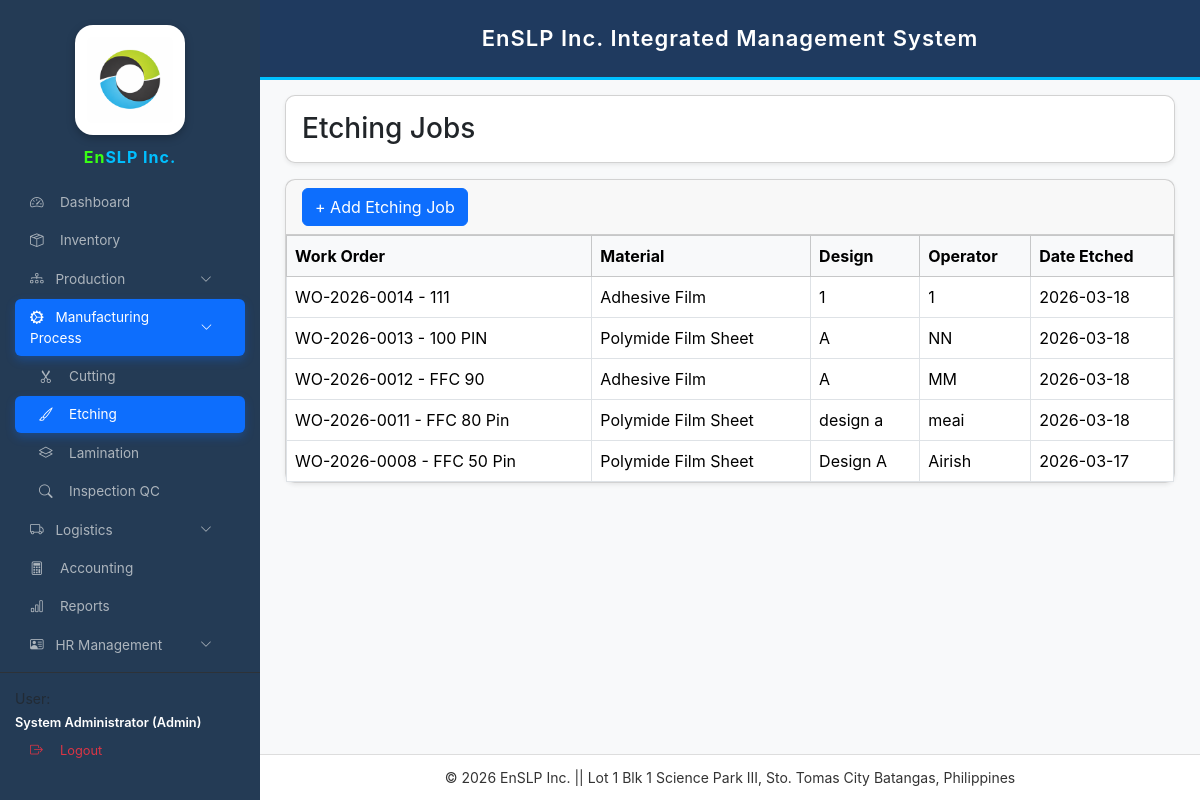
Page /etching.php (signed in) on the committed database.
### tables this page shows
CREATE TABLE `etching_jobs` (
  `id` int(11) NOT NULL,
  `work_order_id` varchar(50) NOT NULL,
  `item_id` int(11) DEFAULT NULL,
  `design` varchar(100) DEFAULT NULL,
  `operator` varchar(100) DEFAULT NULL,
  `date_etched` timestamp NOT NULL DEFAULT current_timestamp(),
  `quantity` int(11) DEFAULT 0
);

CREATE TABLE `work_orders` (
  `id` int(11) NOT NULL,
  `wo_no` varchar(50) DEFAULT NULL,
  `product_name` varchar(150) NOT NULL,
  `client` varchar(150) DEFAULT NULL,
  `qty` int(11) DEFAULT 0,
  `status` varchar(50) DEFAULT NULL,
  `date_started` date NOT NULL,
  `date_completed` date DEFAULT NULL,
  `remarks` varchar(255) DEFAULT NULL,
  `created_at` timestamp NOT NULL DEFAULT current_timestamp(),
  `selling_price` decimal(10,2) DEFAULT 0.00
);

CREATE TABLE `inventory_items` (
  `id` int(11) NOT NULL,
  `item_code` varchar(50) DEFAULT NULL,
  `item_name` varchar(150) NOT NULL,
  `category` varchar(50) DEFAULT NULL,
  `unit` varchar(30) DEFAULT 'pcs',
  `quantity` int(11) NOT NULL DEFAULT 0,
  `reorder_level` int(11) NOT NULL DEFAULT 0,
  `created_at` datetime NOT NULL DEFAULT current_timestamp(),
  `cost` decimal(10,2) DEFAULT NULL,
  `selling_price` decimal(10,2) DEFAULT 0.00,
  `status` varchar(20) DEFAULT 'active',
  `value` decimal(10,2) DEFAULT 0.00
);

### etching.php (the view, shortened to what this page needs)
<?php
require_once "config.php";
$stmt=$conn->query("
SELECT e.*,i.item_name,w.wo_no,w.product_name
FROM etching_jobs e
LEFT JOIN inventory_items i ON e.item_id=i.id
LEFT JOIN work_orders w ON e.work_order_id=w.id
ORDER BY e.id DESC
");
$jobs=$stmt->fetchAll(PDO::FETCH_ASSOC);
?>
<!DOCTYPE html>
<html>
<head>
<link href="https://cdn.jsdelivr.net/npm/bootstrap@5.3.3/dist/css/bootstrap.min.css" rel="stylesheet">
</head>
<body>
<div class="d-flex">
<?php include 'sidebar.php'; ?>
<?php include 'header.php'; ?>
<div class="main-content flex-grow-1">
<div class="card shadow-sm mb-3">
<div class="card-body">
<h3 class="mb-0">Etching Jobs</h3>
</div>
</div>
<div class="card shadow-sm">
<div class="card-header">
<button class="btn btn-primary"
data-bs-toggle="modal"
data-bs-target="#addEtchingModal">
+ Add Etching Job
</button>
</div>
<div class="card-body p-0">
<table class="table table-bordered mb-0">
<thead class="table-light">
<tr>
<th>Work Order</th>
<th>Material</th>
<th>Design</th>
<th>Operator</th>
<th>Date Etched</th>
</tr>
</thead>
<tbody>
<?php if($jobs){ ?>
<?php foreach($jobs as $row){ ?>
<tr>
<td><?=$row['wo_no']?> - <?=$row['product_name']?></td>
<td><?=$row['item_name']?></td>
<td><?=$row['design']?></td>
<td><?=$row['operator']?></td>
<td><?=date('Y-m-d', strtotime($row['date_etched']))?></td>
</tr>
<?php } ?>
<?php } ?>
</tbody>
</table>
</div>
</div>
</div>
</div>
<?php include 'footer.php'; ?>
</body>
</html>

### etching.php (style rules this page uses)
body { background:#f4f6f9; font-family:Arial; }
.main-content { margin-left:260px; padding:25px; margin-top:70px; }
.card { border-radius:10px; }

### sidebar.php (style rules this page uses)
:root { --sb-width:260px; --primary-blue:#0d6efd; --sidebar-bg:#243b55; }
body { font-family:'Inter',sans-serif!important; margin:0!important; background:#f8f9fa; }

### rows in the picture
etching_jobs: work_order.wo_no "WO-2026-0014", work_order.product_name "111", inventory_items.item_name "Adhesive Film", design "1", operator "1", date_etched "2026-03-18"
etching_jobs: work_order.wo_no "WO-2026-0013", work_order.product_name "100 PIN", inventory_items.item_name "Polymide Film Sheet", design "A", operator "NN", date_etched "2026-03-18"
etching_jobs: work_order.wo_no "WO-2026-0012", work_order.product_name "FFC 90", inventory_items.item_name "Adhesive Film", design "A", operator "MM", date_etched "2026-03-18"
etching_jobs: work_order.wo_no "WO-2026-0011", work_order.product_name "FFC 80 Pin", inventory_items.item_name "Polymide Film Sheet", design "design a", operator "meai", date_etched "2026-03-18"
etching_jobs: work_order.wo_no "WO-2026-0008", work_order.product_name "FFC 50 Pin", inventory_items.item_name "Polymide Film Sheet", design "Design A", operator "Airish", date_etched "2026-03-17"
